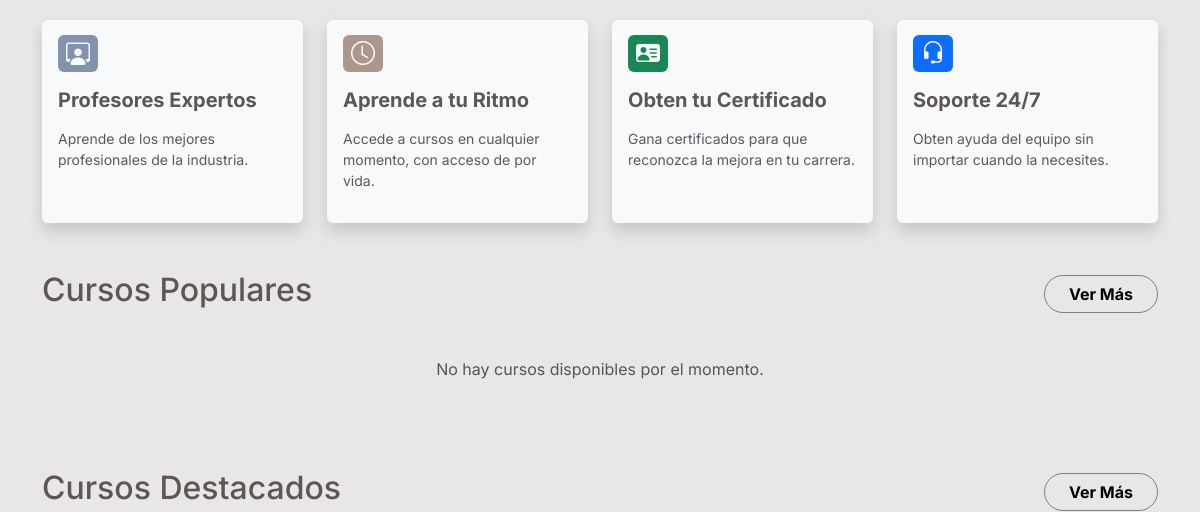
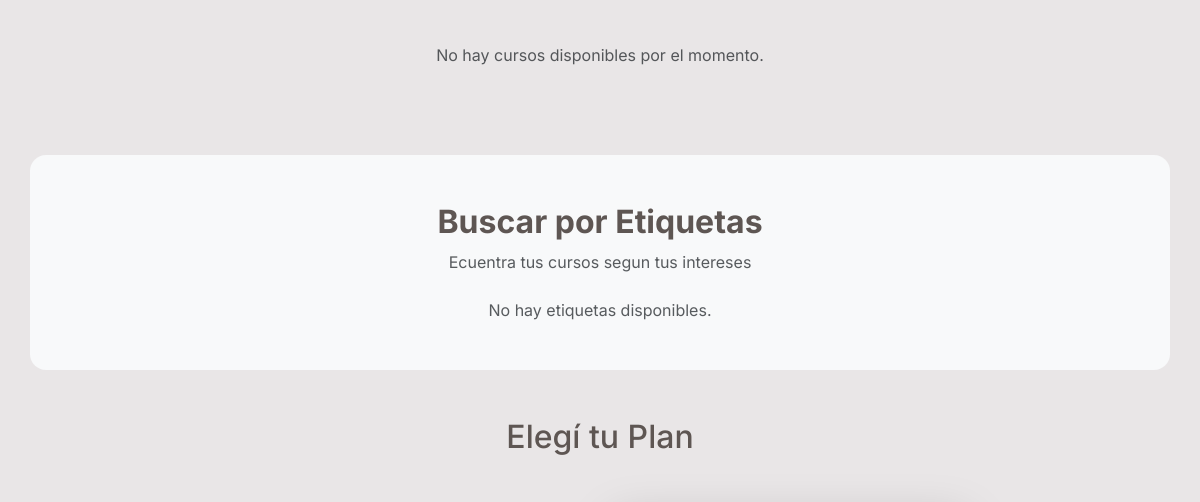
/ (middle part), run on an earlier commit of the app's database (2 pictures, top to bottom).
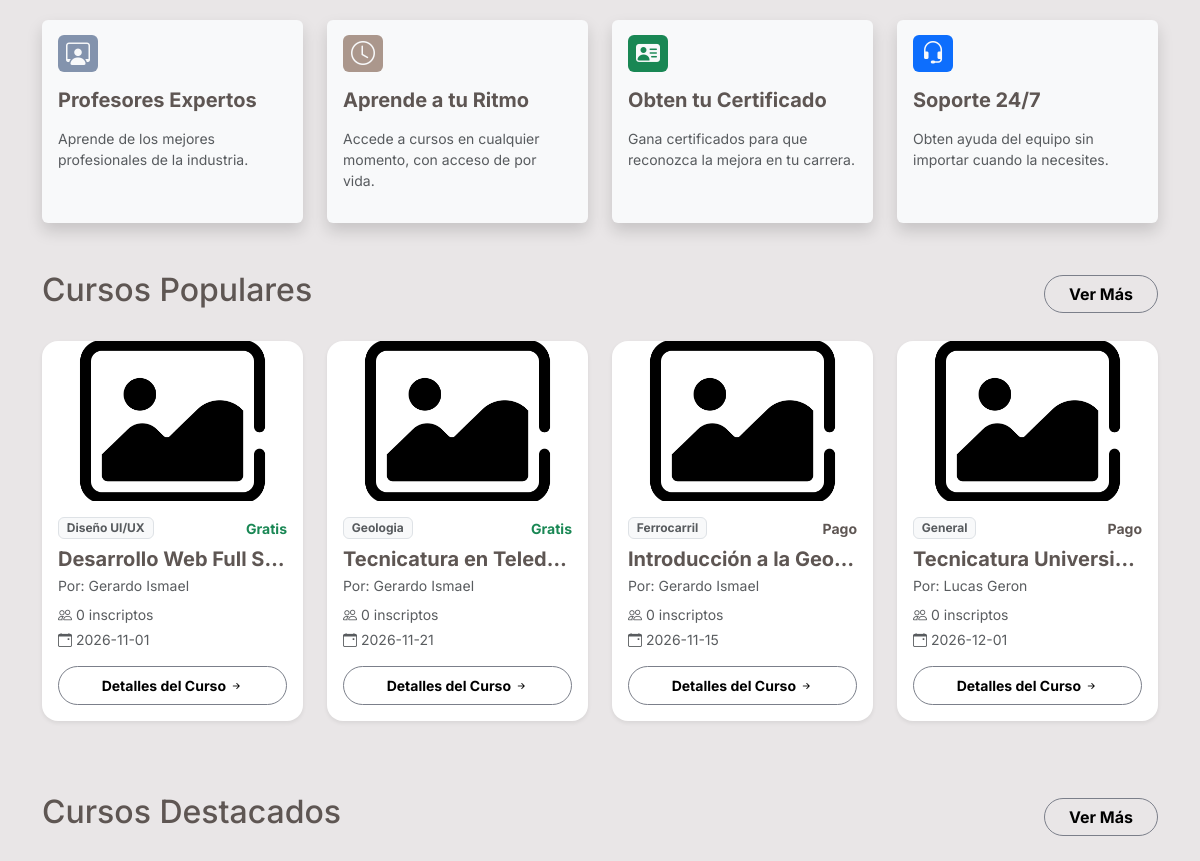
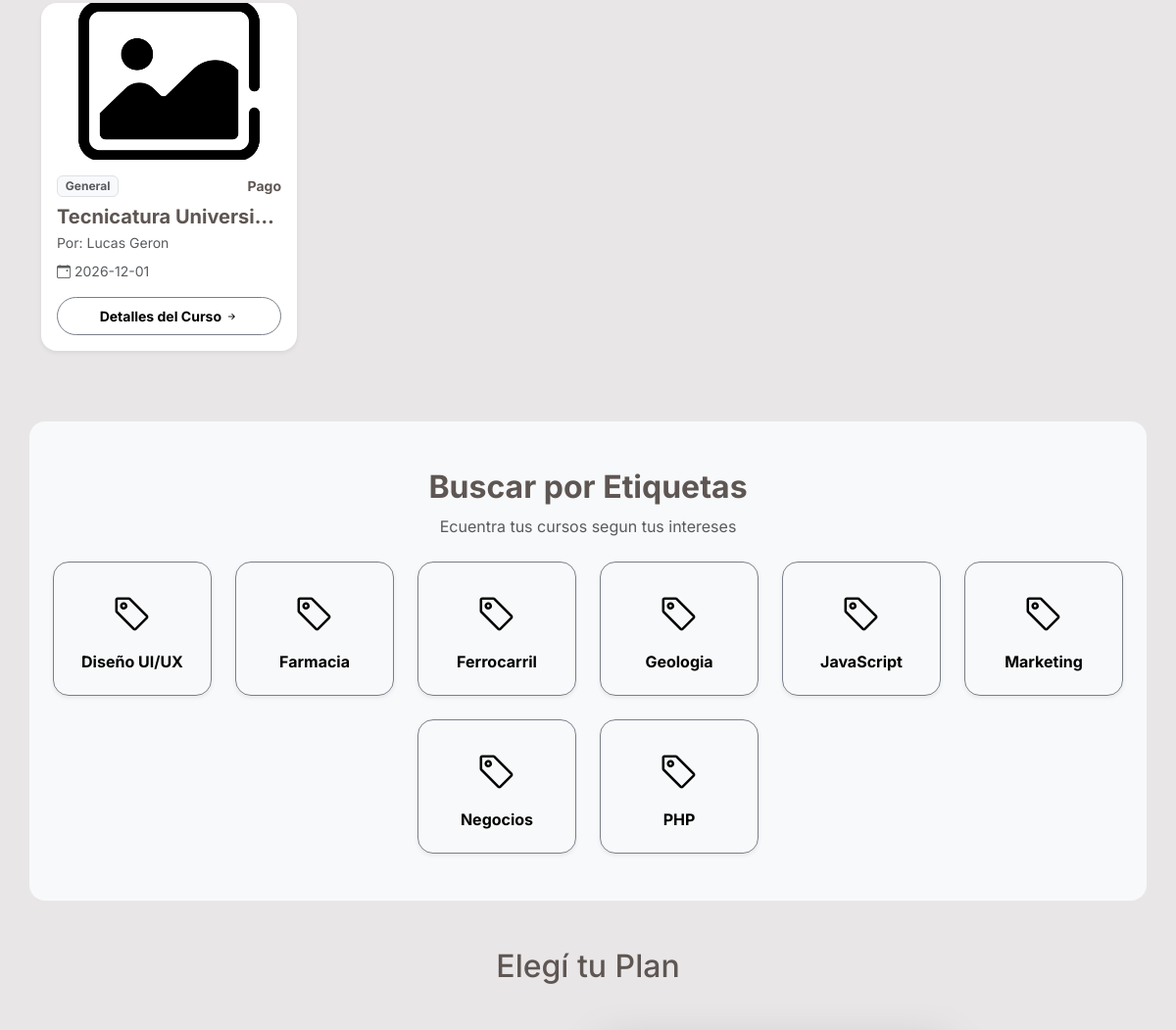
And on a later commit of the database (2 pictures, top to bottom).
### tables this page shows
CREATE TABLE Cursos (
    C_ID INT AUTO_INCREMENT NOT NULL,
    U_ID_Crea INT NOT NULL,
    C_Titulo VARCHAR (150) NOT NULL,
    C_Descripcion TEXT NOT NULL,
    C_Costo DECIMAL(10, 2) DEFAULT NULL,
    C_Cupos INT DEFAULT NULL,
    C_FDInicio DATE NOT NULL,
    C_FDFin DATE NOT NULL,
    C_Img VARCHAR(255) DEFAULT 'imgcurso_pordefecto.png',
    C_Acceso ENUM('Publico','Privado') NOT NULL DEFAULT 'Publico',
    PRIMARY KEY (C_ID),
    CONSTRAINT FK_U_ID_Crea FOREIGN KEY (U_ID_Crea) REFERENCES Usuarios(U_ID) ON DELETE CASCADE,
    CONSTRAINT chk_C_Costo CHECK (C_Costo IS NULL OR C_Costo >= 0),
    CONSTRAINT chk_C_Cupos CHECK (C_Cupos IS NULL OR C_Cupos >= 0),
    CONSTRAINT chk_C_Fechas CHECK (C_FDInicio <= C_FDFin)
);

CREATE TABLE Usuarios (
    U_ID INT AUTO_INCREMENT NOT NULL,
    U_DNI VARCHAR(8) NOT NULL,
    U_Nom VARCHAR(40) NOT NULL,
    U_Ape VARCHAR(40) NOT NULL,
    U_FDN DATE NOT NULL,
    U_Ant TEXT DEFAULT NULL,
    U_Email VARCHAR(255) NOT NULL,
    U_Contrasena VARCHAR(255) NOT NULL,
    U_Plan ENUM('Gratuito','Pro') NOT NULL DEFAULT 'Gratuito',
    U_Rol ENUM('usuario','admin') NOT NULL DEFAULT 'usuario',
    U_FotoDePerfil VARCHAR(255) NOT NULL DEFAULT 'avatar_pordefecto.avif',
    PRIMARY KEY (U_ID),
    UNIQUE (U_DNI),
    UNIQUE (U_Email),
    CONSTRAINT chk_U_Email CHECK (U_Email LIKE '%_@__%.__%')
);

CREATE TABLE Etiquetas (
    E_ID INT AUTO_INCREMENT NOT NULL PRIMARY KEY,
    E_Nombre VARCHAR(50) NOT NULL UNIQUE
);

### Persistencia/Consultas/CursoBD.php (called while the page is built, shortened)
<?php
    class CursoBD {
        public function listar_populares() {
            $lista_cp = array();
            $qry = "
                SELECT Cursos.*, U_Nom, U_Ape,
                    GROUP_CONCAT(DISTINCT E_Nombre SEPARATOR ', ') AS Etiquetas,
                    COUNT(DISTINCT U_ID_Tomo) AS cant_inscriptos
                FROM Cursos
                INNER JOIN Usuarios ON U_ID_Crea = U_ID
                LEFT JOIN Tomo ON C_ID = C_ID_Tomo AND Estado_Tomo = 'confirmada'
                LEFT JOIN Tiene ON C_ID = C_ID_Tiene
                LEFT JOIN Etiquetas ON E_ID_Tiene = E_ID
                WHERE C_Acceso = 'Publico'
                GROUP BY C_ID
                ORDER BY cant_inscriptos DESC
                LIMIT 4
            ";
            include RUTA_BASE . "/Persistencia/conexion.php";
            $result = mysqli_query($conexion, $qry);
            while ($fila = mysqli_fetch_array($result)) {
                $lista_cp[] = $fila;
            }
            return $lista_cp;
        }
        public function listar_destacados_pro() {
            $lista_cd = array();
            $qry = "
                SELECT Cursos.*, U_Nom, U_Ape,
                GROUP_CONCAT(DISTINCT E_Nombre SEPARATOR ', ') AS Etiquetas
                FROM Cursos
                INNER JOIN Usuarios ON U_ID_Crea = U_ID
                LEFT JOIN Tiene ON C_ID = C_ID_Tiene
                LEFT JOIN Etiquetas ON E_ID_Tiene = E_ID
                WHERE C_Acceso = 'Publico' AND U_Plan = 'Pro'
                GROUP BY C_ID
                ORDER BY C_ID DESC
                LIMIT 4
            ";
            include RUTA_BASE . "/Persistencia/conexion.php";
            $result = mysqli_query($conexion, $qry);
            while ($fila = mysqli_fetch_array($result)) {
                $lista_cd[] = $fila;
            }
            return $lista_cd;
        }
    }
?>

### Persistencia/Consultas/EtiquetaBD.php (called while the page is built, shortened)
<?php
    require_once RUTA_BASE . "/Logica/Etiqueta.php";
    class EtiquetaBD {
        public function listar_etiquetas () {
            $lista_e = array();
            include RUTA_BASE . "/Persistencia/conexion.php";
            $qry = "SELECT * FROM Etiquetas";
            $result = mysqli_query($conexion,$qry);
            while ($fila = mysqli_fetch_array($result)) {
                $e = new Etiqueta ($fila[1],$fila[0]);
                $lista_e[] = $e;
            }
            return $lista_e;
        }
    }
?>

### Logica/Etiqueta.php (called while the page is built, shortened)
<?php
    class Etiqueta {
        public function __construct ($nombre, $id = null) {
            $this -> nombre = $nombre;
        }
        public function __get ($var) {
            return $this -> $var;
        }
    }
?>

### index.php (the view, shortened to what the changed rows need)
<?php
    include RUTA_BASE . '/Interfaz/Incluidos/cabecera.php';
    require_once RUTA_BASE . '/Persistencia/Consultas/CursoBD.php';
    require_once RUTA_BASE . '/Persistencia/Consultas/EtiquetaBD.php';
    $cbdd = new CursoBD();
    $ebdd = new EtiquetaBD();
    $lista_cp = $cbdd -> listar_populares();
    $lista_cd = $cbdd -> listar_destacados_pro();
    $lista_e = $ebdd -> listar_etiquetas();
?>
<main class="flex-grow-1">
    <section class="container my-5">
        <div class="d-flex justify-content-between align-items-center mb-4">
            <h2 class="mi-color-text">Cursos Populares</h2>
        </div>
        <div class="row g-4 flex-nowrap overflow-x-auto sin-scrollbar d-lg-flex flex-lg-wrap pb-4">
            <?php
                $cursos_populares = array_slice($lista_cp, 0, 4);
                if (empty($cursos_populares)):
            ?>
                <div class="col-12 text-center text-muted py-3">No hay cursos disponibles por el momento.</div>
            <?php else: ?>
                <?php foreach ($cursos_populares as $c): ?>
                    <?php
                        if ($c["C_Img"] == "imgcurso_pordefecto.png") {
                            $img_c = URL_BASE . "/Interfaz/Activos/imgcurso_pordefecto.png";
                        } else {
                            $img_c = URL_BASE . "/Subidos/Img/Cursos/" . $c["C_Img"];
                        }
                    ?>
                    <div class="col-12 col-md-6 col-lg-3">
                        <div class="card h-100 shadow-sm border-0 rounded-4">
                            <img src="<?php echo $img_c; ?>" alt="" class="card-img-top rounded-top-4" style="height: 160px; object-fit: cover;">
                            <div class="card-body d-flex flex-column p-3">
                                <div class="d-flex justify-content-between align-items-center mb-2">
                                    <span class="badge text-bg-light border text-muted text-truncate" style="max-width: 100px;">
                                        <?php echo !empty($c["Etiquetas"]) ? explode(", ", $c["Etiquetas"])[0] : "General"; ?>
                                    </span>
                                    <?php if ($c["C_Costo"] > 0):?>
                                        <span class="fw-bold small mi-color-text">Pago</span>
                                    <?php else: ?>
                                        <span class="fw-bold small text-success">Gratis</span>
                                    <?php endif; ?>
                                </div>
                                <h5 class="card-title fw-bold mi-color-text mb-1 text-truncate"><?php echo $c["C_Titulo"];?></h5>
                                <p class="text-muted small mb-2">Por: <?php echo $c["U_Nom"] . " " . $c["U_Ape"]; ?> </p>
                                <p class="text-muted small mb-1"><i class="bi bi-people me-1"></i><?php echo $c["cant_inscriptos"]; ?> inscriptos</p>
                                <p class="text-muted small mb-3"><i class="bi bi-calendar-event me-1"></i><?php echo $c["C_FDInicio"];?></p>
                                <div class="mt-auto">
                                    <a href="<?php echo URL_BASE; ?>/Interfaz/Cursos/detalles_c.php?id_c=<?php echo $c["C_ID"]; ?>" class="btn btn-sm mis-btnes-sinbg rounded-pill w-100 py-2 fw-bold">
                                        Detalles del Curso <i class="bi bi-arrow-right-short"></i>
                                    </a>
                                </div>
                            </div>
                        </div>
                    </div>
                <?php endforeach; ?>
            <?php endif; ?>
        </div>
    </section>
    <section class="container my-5">
        <div class="d-flex justify-content-between align-items-center mb-4">
            <h2 class="mi-color-text">Cursos Destacados</h2>
        </div>
        <div class="row g-4 flex-nowrap overflow-x-auto sin-scrollbar d-lg-flex flex-lg-wrap pb-4">
            <?php if (empty($lista_cd)): ?>
                <div class="col-12 text-center text-muted py-3">No hay cursos disponibles por el momento.</div>
            <?php else: ?>
                <?php foreach ($lista_cd as $c): ?>
                    <?php
                        if ($c["C_Img"] == "imgcurso_pordefecto.png") {
                            $img_c = URL_BASE . "/Interfaz/Activos/imgcurso_pordefecto.png";
                        } else {
                            $img_c = URL_BASE . "/Subidos/Img/Cursos/" . $c["C_Img"];
                        }
                    ?>
                    <div class="col-12 col-md-6 col-lg-3">
                        <div class="card h-100 shadow-sm border-0 rounded-4">
                            <img src="<?php echo $img_c; ?>" alt="" class="card-img-top rounded-top-4" style="height: 160px; object-fit: cover;">
                            <div class="card-body d-flex flex-column p-3">
                                <div class="d-flex justify-content-between align-items-center mb-2">
                                    <span class="badge text-bg-light border text-muted text-truncate" style="max-width: 100px;">
                                        <?php echo !empty($c["Etiquetas"]) ? explode(", ", $c["Etiquetas"])[0] : "General"; ?>
                                    </span>
                                    <?php if ($c["C_Costo"] > 0):?>
                                        <span class="fw-bold small mi-color-text">Pago</span>
                                    <?php else: ?>
                                        <span class="fw-bold small text-success">Gratis</span>
                                    <?php endif; ?>
                                </div>
                                <h5 class="card-title fw-bold mi-color-text mb-1 text-truncate"><?php echo $c["C_Titulo"];?></h5>
                                <p class="text-muted small mb-2">Por: <?php echo $c["U_Nom"] . " " . $c["U_Ape"]; ?> </p>
                                <p class="text-muted small mb-3"><i class="bi bi-calendar-event me-1"></i><?php echo $c["C_FDInicio"];?></p>
                                <div class="mt-auto">
                                    <a href="<?php echo URL_BASE; ?>/Interfaz/Cursos/detalles_c.php?id_c=<?php echo $c["C_ID"]; ?>" class="btn btn-sm mis-btnes-sinbg rounded-pill w-100 py-2 fw-bold">
                                        Detalles del Curso <i class="bi bi-arrow-right-short"></i>
                                    </a>
                                </div>
                            </div>
                        </div>
                    </div>
                <?php endforeach; ?>
            <?php endif; ?>
        </div>
    </section>
    <section class="container bg-light rounded-4 px-4 py-5 my-5">
        <div class="text-center mb-4">
            <h2 class="fw-bold mi-color-text">Buscar por Etiquetas</h2>
        </div>
        <div class="row g-4 justify-content-center">
            <?php if (empty($lista_e)): ?>
                <div class="col-12 text-center text-muted">No hay etiquetas disponibles.</div>
            <?php else: ?>
                <?php foreach ($lista_e as $e): ?>
                    <div class="col-6 col-md-4 col-lg-2 text-center">
                        <a href="<?php echo URL_BASE . '/Interfaz/Cursos/catalogo.php?buscar=' . urlencode($e -> nombre); ?>" class="text-decoration-none">
                            <div class="card border-0 shadow-sm h-100 p-4 rounded-4 mis-btnes-sinbg">
                                <i class="bi bi-tag fs-1 mi-color-icono mb-2"></i>
                                <h6 class="fw-bold mb-0"><?php echo htmlspecialchars($e -> nombre); ?></h6>
                            </div>
                        </a>
                    </div>
                <?php endforeach; ?>
            <?php endif; ?>
        </div>
    </section>
    <section class="my-5 container">
        <?php if (!isset($_SESSION["id_usuario"])):?>
        <h2 class="mi-color-text mb-5 text-center">Elegí tu Plan</h2>
        <?php elseif (isset($_SESSION["id_usuario"]) && $_SESSION["plan_usuario"] == "Pro"): ?>
        <h2 class="mi-color-text mb-5 text-center">¡Ya eres Pro!</h2>
        <?php else: ?>
        <h2 class="mi-color-text mb-5 text-center">¡Actualiza tu Plan!</h2>
        <?php endif; ?>
    </section>
</main>
<?php include RUTA_BASE . '/Interfaz/Incluidos/pie.php';?>

What changed in the data, as far as the page shows it:
added cursos: Etiquetas "Diseño UI/UX", C_Costo "Gratis", C_Titulo "Desarrollo Web Full S…", U_ID_Crea.U_Nom "Gerardo", U_ID_Crea.U_Ape "Ismael", cant_inscriptos "0", C_FDInicio "2026-11-01", shown under "Cursos Populares"
added cursos: Etiquetas "Geologia", C_Costo "Gratis", C_Titulo "Tecnicatura en Teled…", U_ID_Crea.U_Nom "Gerardo", U_ID_Crea.U_Ape "Ismael", cant_inscriptos "0", C_FDInicio "2026-11-21", shown under "Cursos Populares"
added cursos: Etiquetas "Ferrocarril", C_Costo "Pago", C_Titulo "Introducción a la Geo…", U_ID_Crea.U_Nom "Gerardo", U_ID_Crea.U_Ape "Ismael", cant_inscriptos "0", C_FDInicio "2026-11-15", shown under "Cursos Populares"
added cursos: shows "General", C_Costo "Pago", C_Titulo "Tecnicatura Universi…", U_ID_Crea.U_Nom "Lucas", U_ID_Crea.U_Ape "Geron", cant_inscriptos "0", C_FDInicio "2026-12-01"
added etiquetas: E_Nombre "Diseño UI/UX"
added etiquetas: E_Nombre "Farmacia"
added etiquetas: E_Nombre "Ferrocarril"
added etiquetas: E_Nombre "Geologia"
added etiquetas: E_Nombre "JavaScript"
added etiquetas: E_Nombre "Marketing"
added etiquetas: E_Nombre "Negocios"
added etiquetas: E_Nombre "PHP"
Also different on the page:
text no longer shown: "No hay cursos disponibles por el momento. No hay cursos disponibles por el momento. No hay etiquetas disponibles."
